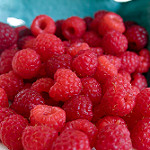
#> input picture AutoColorizer/test.jpg, 150 x 150 px
$ python testlab.py
#> lines starting #> are read from the running program, lines starting #| are printed output that depends on the picture; long printed decimals are rounded
from skimage import io, color
from PIL import Image

rgb = io.imread('test.jpg')
#> rgb is the input picture: shape (150, 150, 3); mean R, G, B 150.4, 42.4, 58
lab = color.rgb2lab(rgb)
#> lab: shape (150, 150, 3) float64; mean of channels 0, 1, 2 38.5, 42.9, 22.4
print(lab.shape)
#| (150, 150, 3)
im = Image.fromarray(lab[:,:,0])
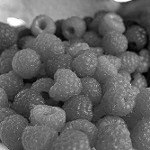
#> im: PIL image 150x150 F; min 0, max 99.95, mean 38.5; drawn with min black and max white
im.show()

minimum = [255, 255, 255]
maximum = [0, 0, 0]

for row in lab:
    for column in row:
        minimum[0] = min(minimum[0], column[0])
        minimum[1] = min(minimum[1], column[2])
        minimum[2] = min(minimum[2], column[1])

        maximum[0] = max(maximum[0], column[0])
        maximum[1] = max(maximum[1], column[2])
        maximum[2] = max(maximum[2], column[1])
#> this loop made 150 passes
#> after the loop, maximum = [99.95, 55.54, 74.14]; minimum = [0, -26.89, -28.08]

print(minimum)
#| [0.0, -26.890, -28.083]
print(maximum)
#| [99.950, 55.539, 74.144]
